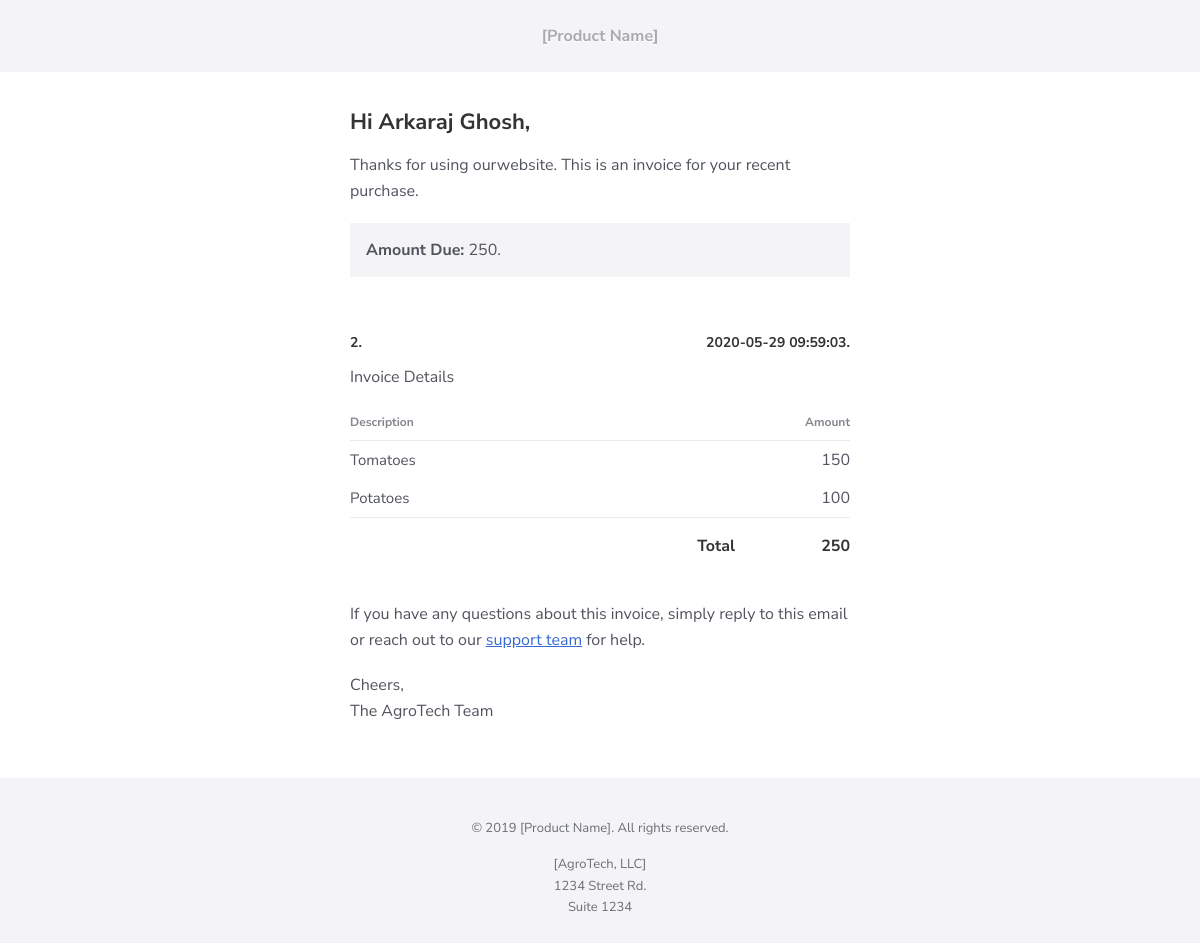
The page /mail.php?id=2 on the database its author committed.
### tables this page shows
CREATE TABLE `order` (
  `id` int NOT NULL,
  `user_id` int NOT NULL,
  `address` varchar(250) NOT NULL,
  `city` varchar(50) NOT NULL,
  `pincode` int NOT NULL,
  `payment_type` varchar(20) NOT NULL,
  `total_price` float NOT NULL,
  `payment_status` varchar(20) NOT NULL,
  `order_status` int NOT NULL,
  `length` float NOT NULL,
  `breadth` float NOT NULL,
  `height` float NOT NULL,
  `weight` float NOT NULL,
  `txnid` varchar(20) NOT NULL,
  `mihpayid` varchar(20) NOT NULL,
  `ship_order_id` int NOT NULL,
  `ship_shipment_id` int NOT NULL,
  `payu_status` varchar(10) NOT NULL,
  `coupon_id` int NOT NULL,
  `coupon_value` varchar(50) NOT NULL,
  `coupon_code` varchar(50) NOT NULL,
  `added_on` datetime NOT NULL
);

CREATE TABLE `users` (
  `id` int NOT NULL,
  `name` varchar(255) NOT NULL,
  `password` varchar(50) NOT NULL,
  `email` varchar(50) NOT NULL,
  `mobile` varchar(15) NOT NULL,
  `added_on` datetime NOT NULL
);

CREATE TABLE `order_detail` (
  `id` int NOT NULL,
  `order_id` int NOT NULL,
  `product_id` int NOT NULL,
  `qty` int NOT NULL,
  `price` float NOT NULL
);

CREATE TABLE `product` (
  `id` int NOT NULL,
  `categories_id` int NOT NULL,
  `sub_categories_id` int NOT NULL,
  `name` varchar(255) NOT NULL,
  `mrp` float NOT NULL,
  `price` float NOT NULL,
  `qty` int NOT NULL,
  `image` varchar(255) NOT NULL,
  `short_desc` varchar(2000) NOT NULL,
  `description` text NOT NULL,
  `best_seller` int NOT NULL,
  `meta_title` varchar(2000) NOT NULL,
  `meta_desc` varchar(2000) NOT NULL,
  `meta_keyword` varchar(2000) NOT NULL,
  `added_by` int NOT NULL,
  `status` tinyint NOT NULL,
  `Rating` int NOT NULL
);

### mail.php (the view, shortened to what this page needs)
<?php
require('connection.inc.php');
$order_id=$_GET['id'];
$res=mysqli_query($con,"select distinct(order_detail.id) ,order_detail.*,product.name,product.image from order_detail,product ,`order` where order_detail.order_id='$order_id' and order_detail.product_id=product.id");
$user_order=mysqli_fetch_assoc(mysqli_query($con,"select `order`.*, users.name,users.email  from `order`,users where users.id=`order`.user_id and `order`.id='$order_id'"));
$coupon_details=mysqli_fetch_assoc(mysqli_query($con,"select coupon_value from `order` where id='$order_id'"));
$coupon_value=$coupon_details['coupon_value'];
$total_price=0;
$html='<!DOCTYPE html PUBLIC "-//W3C//DTD XHTML 1.0 Transitional//EN" "http://www.w3.org/TR/xhtml1/DTD/xhtml1-transitional.dtd">
<html>
  <head>
  </head>
  <body>
    <span class="preheader">This is an invoice for your purchase on '.$user_order['added_on'].'. Please submit payment by {{ due_date }}</span>
    <table class="email-wrapper" width="100%" cellpadding="0" cellspacing="0" role="presentation">
      <tr>
        <td align="center">
          <table class="email-content" width="100%" cellpadding="0" cellspacing="0" role="presentation">
            <tr>
              <td class="email-masthead">
                <a href="https://example.com" class="f-fallback email-masthead_name">
                [Product Name]
              </a>
              </td>
            </tr>
            <tr>
              <td class="email-body" width="100%" cellpadding="0" cellspacing="0">
                <table class="email-body_inner" align="center" width="570" cellpadding="0" cellspacing="0" role="presentation">
                  <tr>
                    <td class="content-cell">
                      <div class="f-fallback">
                        <h1>Hi '.$user_order['name'].',</h1>
                        <p>Thanks for using ourwebsite. This is an invoice for your recent purchase.</p>
                        <table class="attributes" width="100%" cellpadding="0" cellspacing="0" role="presentation">
                          <tr>
                            <td class="attributes_content">
                              <table width="100%" cellpadding="0" cellspacing="0" role="presentation">
                                <tr>
                                  <td class="attributes_item">
                                    <span class="f-fallback">
              <strong>Amount Due:</strong> '.$user_order['total_price'].'.
            </span>
                                  </td>
                                </tr>
                              </table>
                            </td>
                          </tr>
                        </table>
                        <table class="purchase" width="100%" cellpadding="0" cellspacing="0">
                          <tr>
                            <td>
                              <h3>'.$user_order['id'].'.</h3>
                            </td>
                            <td>
                              <h3 class="align-right">'.$user_order['added_on'].'.</h3>
                            </td>
                          </tr>
                          <tr>
                            <td colspan="2">
                              <table class="purchase_content" width="100%" cellpadding="0" cellspacing="0">
                                <tr>
                                  <th class="purchase_heading" align="left">
                                    <p class="f-fallback">Description</p>
                                  </th>
                                  <th class="purchase_heading" align="right">
                                    <p class="f-fallback">Amount</p>
                                  </th>
                                </tr>
                                Invoice Details';
                                while($row=mysqli_fetch_assoc($res)){
									$total_price=$total_price+($row['qty']*$row['price']);
									$pp=$row['qty']*$row['price'];
									$html.='<tr>
									  <td width="80%" class="purchase_item"><span class="f-fallback">'.$row['name'].'</span></td>
									  <td class="align-right" width="20%" class="purchase_item"><span class="f-fallback">'.$pp.'</span></td>
									</tr>';
								}
                                $total_price=$total_price-$coupon_value;
                                $html.='<tr>
                                  <td width="80%" class="purchase_footer" valign="middle">
                                    <p class="f-fallback purchase_total purchase_total--label">Total</p>
                                  </td>
                                  <td width="20%" class="purchase_footer" valign="middle">
                                    <p class="f-fallback purchase_total">'.$total_price.'</p>
                                  </td>
                                </tr>
                              </table>
                            </td>
                          </tr>
                        </table>
                        <p>If you have any questions about this invoice, simply reply to this email or reach out to our <a href="{{support_url}}">support team</a> for help.</p>
                        <p>Cheers,
                          <br>The AgroTech Team</p>
                      </div>
                    </td>
                  </tr>
                </table>
              </td>
            </tr>
            <tr>
              <td>
                <table class="email-footer" align="center" width="570" cellpadding="0" cellspacing="0" role="presentation">
                  <tr>
                    <td class="content-cell" align="center">
                      <p class="f-fallback sub align-center">&copy; 2019 [Product Name]. All rights reserved.</p>
                      <p class="f-fallback sub align-center">
                        [AgroTech, LLC]
                        <br>1234 Street Rd.
                        <br>Suite 1234
                      </p>
                    </td>
                  </tr>
                </table>
              </td>
            </tr>
          </table>
        </td>
      </tr>
    </table>
  </body>
</html>';
echo $html;
?>

### mail.php (style rules this page uses)
body { width: 100% !important; height: 100%; margin: 0; -webkit-text-size-adjust: none; }
a { color: #3869D4; }
td { word-break: break-word; }
body, td, th { font-family: "Nunito Sans", Helvetica, Arial, sans-serif; }
h1 { margin-top: 0; color: #333333; font-size: 22px; font-weight: bold; text-align: left; }
h3 { margin-top: 0; color: #333333; font-size: 14px; font-weight: bold; text-align: left; }
td, th { font-size: 16px; }
p, ul, ol, blockquote { margin: .4em 0 1.1875em; font-size: 16px; line-height: 1.625; }
p.sub { font-size: 13px; }
.align-right { text-align: right; }
.align-center { text-align: center; }
.attributes { margin: 0 0 21px; }
.attributes_content { background-color: #F4F4F7; padding: 16px; }
.attributes_item { padding: 0; }
.purchase { width: 100%; margin: 0; padding: 35px 0; -premailer-width: 100%; -premailer-cellpadding: 0; -premailer-cellspacing: 0; }
.purchase_content { width: 100%; margin: 0; padding: 25px 0 0 0; -premailer-width: 100%; -premailer-cellpadding: 0; -premailer-cellspacing: 0; }
.purchase_item { padding: 10px 0; color: #51545E; font-size: 15px; line-height: 18px; }
.purchase_heading { padding-bottom: 8px; border-bottom: 1px solid #EAEAEC; }
.purchase_heading p { margin: 0; color: #85878E; font-size: 12px; }
.purchase_footer { padding-top: 15px; border-top: 1px solid #EAEAEC; }
.purchase_total { margin: 0; text-align: right; font-weight: bold; color: #333333; }
.purchase_total--label { padding: 0 15px 0 0; }
body { background-color: #F4F4F7; color: #51545E; }
p { color: #51545E; }
p.sub { color: #6B6E76; }
.email-wrapper { width: 100%; margin: 0; padding: 0; -premailer-width: 100%; -premailer-cellpadding: 0; -premailer-cellspacing: 0; background-color: #F4F4F7; }
.email-content { width: 100%; margin: 0; padding: 0; -premailer-width: 100%; -premailer-cellpadding: 0; -premailer-cellspacing: 0; }
.email-masthead { padding: 25px 0; text-align: center; }
.email-masthead_name { font-size: 16px; font-weight: bold; color: #A8AAAF; text-decoration: none; text-shadow: 0 1px 0 white; }
.email-body { width: 100%; margin: 0; padding: 0; -premailer-width: 100%; -premailer-cellpadding: 0; -premailer-cellspacing: 0; background-color: #FFFFFF; }
.email-body_inner { width: 570px; margin: 0 auto; padding: 0; -premailer-width: 570px; -premailer-cellpadding: 0; -premailer-cellspacing: 0; background-color: #FFFFFF; }
.email-footer { width: 570px; margin: 0 auto; padding: 0; -premailer-width: 570px; -premailer-cellpadding: 0; -premailer-cellspacing: 0; text-align: center; }
.email-footer p { color: #6B6E76; }
.content-cell { padding: 35px; }

### rows shown on the page
order: user.name "Arkaraj Ghosh", total_price "250", id "2", added_on "2020-05-29 09:59:03"
order_detail: product.name "Tomatoes", price "150"
order_detail: product.name "Potatoes", price "100"

### other values the page prints
$total_price "250"
